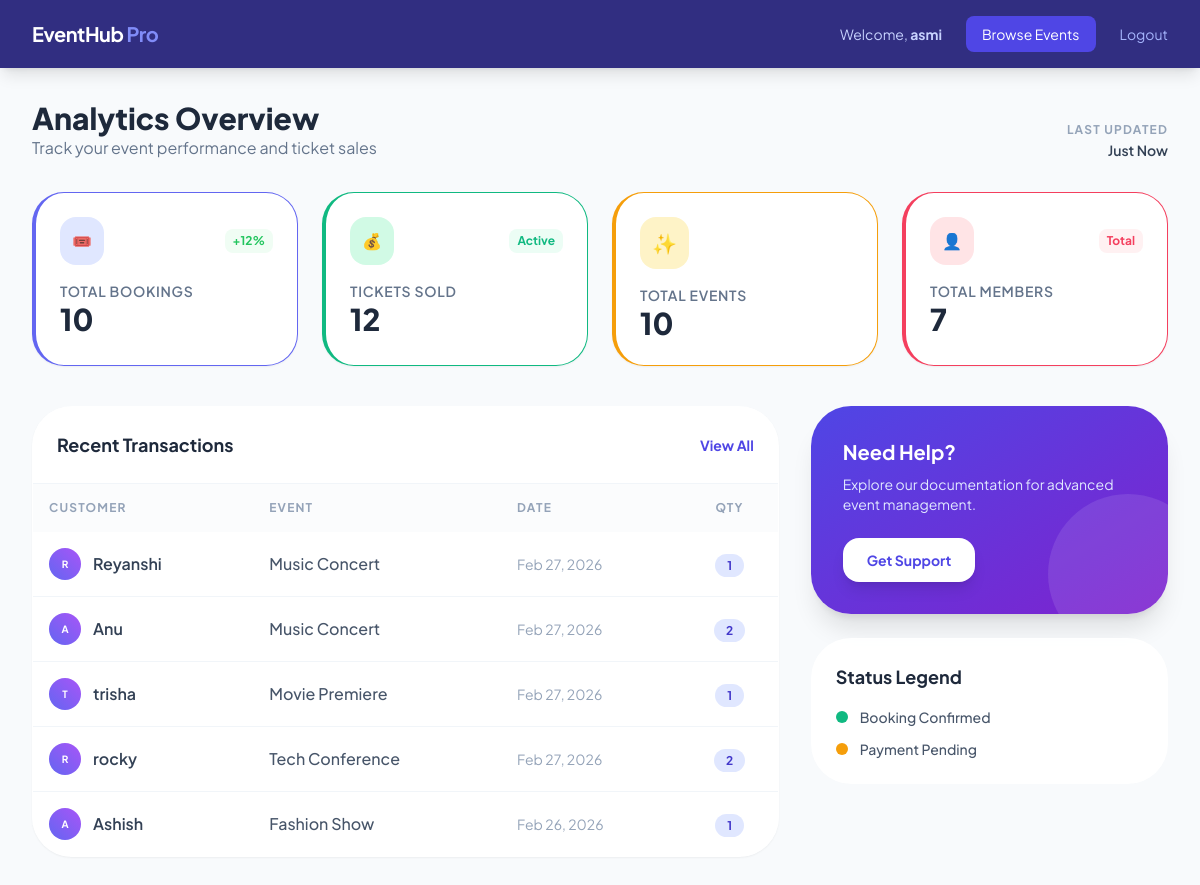
Screenshot of /dashboard/ (signed in) with the database file from the repository.
### events/models.py (models this page shows, shortened)
class Booking(models.Model):
    user = models.ForeignKey(User, on_delete=models.CASCADE)
    event = models.ForeignKey(Event, on_delete=models.CASCADE)
    tickets_booked = models.PositiveIntegerField()
    booked_at = models.DateTimeField(auto_now_add=True)

class Event(models.Model):
    title = models.CharField(max_length=200)
    description = models.TextField()
    date = models.DateTimeField()
    location = models.CharField(max_length=200)
    tickets_available = models.PositiveIntegerField() # Positive taaki tickets minus mein na jayein
    price = models.DecimalField(max_digits=10, decimal_places=2, default=0.00)

### events/views.py (the view)
# urls.py: path('dashboard/', views.dashboard, name='dashboard'),
@login_required
def dashboard(request):
    total_reg = Booking.objects.count()
    tickets_query = Booking.objects.aggregate(total=Sum('tickets_booked'))
    total_tickets = tickets_query['total'] if tickets_query['total'] is not None else 0
    total_events = Event.objects.count()
    total_users_count = User.objects.count()
    recent_users = Booking.objects.select_related('event', 'user').order_by('-booked_at')[:5]
    context = {
        'total_reg': total_reg,
        'total_tickets': total_tickets,
        'recent_users': recent_users,
        'total_events': total_events,
        'total_users_count': total_users_count, # Ye HTML mein use hoga
    }
    return render(request, 'events/dashboard.html', context)

### events/templates/events/dashboard.html (shortened to what this page needs)
<!DOCTYPE html>
<html lang="en">
<head>
    <script src="https://cdn.tailwindcss.com"></script>
</head>
<body class="bg-slate-50">
    <nav class="bg-indigo-900 text-white py-4 px-8 flex justify-between items-center shadow-lg">
        <h1 class="text-xl font-bold tracking-tight">EventHub <span class="text-indigo-400">Pro</span></h1>
        <div class="flex items-center gap-6">
            <span class="text-sm text-indigo-200">Welcome, <strong>{{ request.user.username }}</strong></span>
            <a href="{% url 'event_list' %}" class="bg-indigo-600 hover:bg-indigo-500 px-4 py-2 rounded-lg text-sm transition">Browse Events</a>
            <form action="{% url 'logout' %}" method="post" class="inline">
                <button type="submit" class="text-sm text-indigo-300 hover:text-white">Logout</button>
            </form>
        </div>
    </nav>
    <main class="p-8 max-w-7xl mx-auto">
        <div class="mb-8 flex justify-between items-end">
            <div>
                <h2 class="text-3xl font-extrabold text-slate-800">Analytics Overview</h2>
                <p class="text-slate-500">Track your event performance and ticket sales</p>
            </div>
            <div class="text-right">
                <span class="text-xs font-bold text-slate-400 uppercase tracking-widest">Last Updated</span>
                <p class="text-sm font-semibold text-slate-700">Just Now</p>
            </div>
        </div>
        <div class="grid grid-cols-1 md:grid-cols-2 lg:grid-cols-4 gap-6 mb-10">
            <a href="{% url 'my_bookings' %}" class="stat-card block glass-card p-6 rounded-[2rem] shadow-sm border-l-4 border-indigo-500 transition">
                <div class="flex items-center justify-between mb-4">
                    <div class="bg-indigo-100 p-3 rounded-2xl text-indigo-600 font-bold">🎟️</div>
                    <span class="text-xs font-bold text-green-500 bg-green-50 px-2 py-1 rounded-lg">+12%</span>
                </div>
                <h3 class="text-slate-500 text-sm font-semibold uppercase tracking-wider">Total Bookings</h3>
                <p class="text-3xl font-black text-slate-800">{{ total_reg }}</p>
            </a>
            <a href="{% url 'my_bookings' %}" class="stat-card block glass-card p-6 rounded-[2rem] shadow-sm border-l-4 border-emerald-500 transition">
                <div class="flex items-center justify-between mb-4">
                    <div class="bg-emerald-100 p-3 rounded-2xl text-emerald-600">💰</div>
                    <span class="text-xs font-bold text-emerald-500 bg-emerald-50 px-2 py-1 rounded-lg">Active</span>
                </div>
                <h3 class="text-slate-500 text-sm font-semibold uppercase tracking-wider">Tickets Sold</h3>
                <p class="text-3xl font-black text-slate-800">{{ total_tickets }}</p>
            </a>
            <a href="{% url 'event_list' %}" class="stat-card block glass-card p-6 rounded-[2rem] shadow-sm border-l-4 border-amber-500 transition">
                <div class="flex items-center justify-between mb-4">
                    <div class="bg-amber-100 p-3 rounded-2xl text-amber-600 text-xl">✨</div>
                </div>
                <h3 class="text-slate-500 text-sm font-semibold uppercase tracking-wider">Total Events</h3>
                <p class="text-3xl font-black text-slate-800">{{ total_events }}</p>
            </a>
            <div class="glass-card p-6 rounded-[2rem] shadow-sm border-l-4 border-rose-500">
                <div class="flex items-center justify-between mb-4">
                    <div class="bg-rose-100 p-3 rounded-2xl text-rose-600">👤</div>
                    <span class="text-xs font-bold text-rose-500 bg-rose-50 px-2 py-1 rounded-lg">Total</span>
                </div>
                <h3 class="text-slate-500 text-sm font-semibold uppercase tracking-wider">Total Members</h3>
                <p class="text-3xl font-black text-slate-800">{{ total_users_count }}</p>
            </div>
        </div>
        <div class="grid grid-cols-1 lg:grid-cols-3 gap-8">
            <div class="lg:col-span-2 glass-card rounded-[2.5rem] overflow-hidden shadow-sm">
                <div class="p-6 border-b border-slate-100 flex justify-between items-center">
                    <h3 class="text-lg font-bold text-slate-800">Recent Transactions</h3>
                    <a href="{% url 'my_bookings' %}" class="text-indigo-600 text-sm font-bold hover:underline">View All</a>
                </div>
                <div class="overflow-x-auto">
                    <table class="w-full text-left border-collapse">
                        <thead>
                            <tr class="bg-slate-50/50">
                                <th class="p-4 text-xs font-bold text-slate-400 uppercase tracking-widest">Customer</th>
                                <th class="p-4 text-xs font-bold text-slate-400 uppercase tracking-widest">Event</th>
                                <th class="p-4 text-xs font-bold text-slate-400 uppercase tracking-widest">Date</th>
                                <th class="p-4 text-xs font-bold text-slate-400 uppercase tracking-widest text-center">Qty</th>
                            </tr>
                        </thead>
                        <tbody class="divide-y divide-slate-100">
                            {% for booking in recent_users %}
                            <tr class="hover:bg-indigo-50/30 transition">
                                <td class="p-4">
                                    <div class="flex items-center gap-3">
                                        <div class="w-8 h-8 rounded-full bg-gradient-to-tr from-indigo-500 to-purple-500 flex items-center justify-center text-white text-[10px] font-bold">
                                            {{ booking.user.username|slice:":1"|upper }}
                                        </div>
                                        <span class="font-semibold text-slate-700">{{ booking.user.username }}</span>
                                    </div>
                                </td>
                                <td class="p-4 font-medium text-slate-600">{{ booking.event.title }}</td>
                                <td class="p-4 text-slate-400 text-sm">{{ booking.booked_at|date:"M d, Y" }}</td>
                                <td class="p-4 text-center">
                                    <span class="bg-indigo-100 text-indigo-700 px-3 py-1 rounded-full text-xs font-bold">
                                        {{ booking.tickets_booked }}
                                    </span>
                                </td>
                            </tr>
                            {% empty %}
                            <tr><td colspan="4" class="p-10 text-center text-slate-400 italic">No recent bookings found.</td></tr>
                            {% endfor %}
                        </tbody>
                    </table>
                </div>
            </div>
            <div class="space-y-6">
                <div class="bg-gradient-to-br from-indigo-600 to-purple-700 p-8 rounded-[2.5rem] text-white shadow-xl relative overflow-hidden">
                    <div class="relative z-10">
                        <h3 class="text-xl font-bold mb-2">Need Help?</h3>
                        <p class="text-indigo-100 text-sm mb-6">Explore our documentation for advanced event management.</p>
                        <a href="mailto:support@eventhubpro.com?subject=Support Request - {{ request.user.username }}"
                           class="inline-block bg-white text-indigo-600 px-6 py-3 rounded-2xl font-bold text-sm shadow-lg hover:bg-indigo-50 transition active:scale-95">
                            Get Support
                        </a>
                    </div>
                    <div class="absolute -right-10 -bottom-10 w-40 h-40 bg-white/10 rounded-full"></div>
                </div>
                <div class="glass-card p-6 rounded-[2.5rem]">
                    <h3 class="text-lg font-bold text-slate-800 mb-4">Status Legend</h3>
                    <div class="space-y-3">
                        <div class="flex items-center gap-3">
                            <span class="w-3 h-3 rounded-full bg-emerald-500"></span>
                            <span class="text-sm font-medium text-slate-600">Booking Confirmed</span>
                        </div>
                        <div class="flex items-center gap-3">
                            <span class="w-3 h-3 rounded-full bg-amber-500"></span>
                            <span class="text-sm font-medium text-slate-600">Payment Pending</span>
                        </div>
                    </div>
                </div>
            </div>
        </div>
    </main>
</body>
</html>

### events/templates/events/dashboard.html (style rules this page uses)
body { font-family: 'Plus Jakarta Sans', sans-serif; background: #f8fafc; }
.glass-card { background: rgba(255, 255, 255, 0.9); backdrop-filter: blur(10px); border: 1px solid rgba(255, 255, 255, 0.2); }
.stat-card { transition: all 0.3s cubic-bezier(0.4, 0, 0.2, 1); cursor: pointer; }

### rows the page displays
Booking: user.username "R", user.username "Reyanshi", event "Music Concert", booked_at "Feb 27, 2026", tickets_booked "1"
Booking: user.username "A", user.username "Anu", event "Music Concert", booked_at "Feb 27, 2026", tickets_booked "2"
Booking: user.username "T", user.username "trisha", event "Movie Premiere", booked_at "Feb 27, 2026", tickets_booked "1"
Booking: user.username "R", user.username "rocky", event "Tech Conference", booked_at "Feb 27, 2026", tickets_booked "2"
Booking: user.username "A", user.username "Ashish", event "Fashion Show", booked_at "Feb 26, 2026", tickets_booked "1"

### other values shown
{{ request.user.username }} "asmi"
{{ total_reg }} "10"
{{ total_tickets }} "12"
{{ total_events }} "10"
{{ total_users_count }} "7"
